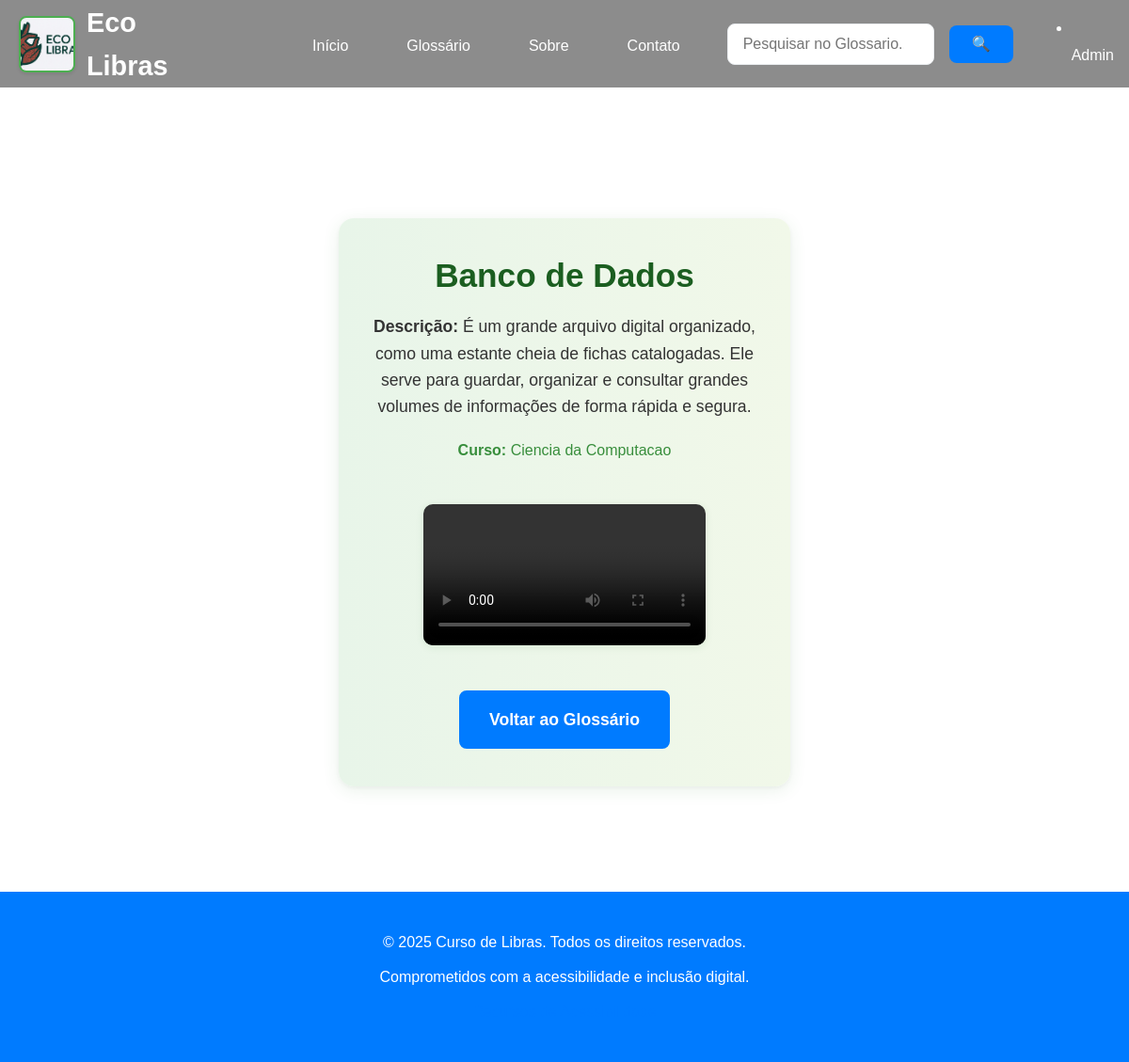
/vizualizacaoTermo/3, run on the app's committed database.
### APP/models.py (models this page shows)
class Termo(db.Model):
    __tablename__ = 'termo'
    id = db.Column(db.Integer, primary_key=True)
    nome_termo = db.Column(db.String(120), nullable=False)
    descricao = db.Column(db.Text, nullable=False)
    video = db.Column(db.String(255))
    curso_id = db.Column(db.Integer, db.ForeignKey('curso.id'), nullable=True)
    curso = db.relationship('Curso', back_populates='termos')

class Curso(db.Model):
    __tablename__ = 'curso'
    id = db.Column(db.Integer, primary_key=True)
    nome = db.Column(db.String(120), unique=True, nullable=False)
    termos = db.relationship('Termo', back_populates='curso', cascade='all, delete-orphan')

### APP/routes.py (the view)
@rotas_principal.route('/vizualizacaoTermo/<int:termo_id>')
def visualizar_termo(termo_id):
    termo = Termo.query.get(termo_id)
    if not termo:
        flash('Termo não encontrado.', 'warning')
        return redirect(url_for('principal.pagina_glossario'))
    curso_nome = termo.curso.nome if getattr(termo, 'curso', None) else None
    termo_dict = {
        'id': termo.id,
        'termo': termo.nome_termo,
        'descricao': termo.descricao,
        'video': termo.video,
        'curso_nome': curso_nome
    }
    return render_template('vizualizacaoTermo.html', termo=termo_dict)

### APP/templates/vizualizacaoTermo.html (shortened to what this page needs)
<!DOCTYPE html>
<html lang="pt-br">
<head>
    <link rel="stylesheet" href="{{ url_for('static', filename='css/style.css') }}">
    <link rel="stylesheet" href="{{ url_for('static', filename='css/accessibility.css') }}">
</head>
<body>
    <header role="banner">
        <nav role="navigation" aria-label="Menu principal">
            <div class="logo">
                <img src="{{ url_for('static', filename='images/WhatsApp Image 2025-08-23 at 18.20.33.jpeg') }}" alt="Ícone de acessibilidade" class="logo-icon">
                Eco Libras
            </div>
            <ul>
                <li><a href="{{ url_for('principal.pagina_inicial') }}" aria-label="Ir para início">Início</a></li>
                <li><a href="{{ url_for('principal.pagina_glossario') }}" aria-label="Ir para o glossário">Glossário</a></li>
                <li><a href="#about" aria-label="Ir para sobre nós">Sobre</a></li>
                <li>
                    <button id="open-contact" class="btn btn-contact" aria-label="Abrir menu de contato" type="button">Contato</button>
                </li>
            </ul>
            <form class="search-bar" role="search" aria-label="Pesquisar no site" style="gap:8px;max-width:400px;margin:0 1rem;display:flex;align-items:center;">
                <input type="search" placeholder="Pesquisar no Glossario..." aria-label="Pesquisar" style="background:#fff;color:#222;border:1.5px solid var(--border-color,#ccc);border-radius:8px;font-size:1rem;padding:12px 16px;outline:none;transition:border-color 0.2s;width:220px;max-width:100%;">
                <button type="submit" aria-label="Buscar" style="margin-left:8px;padding:12px 24px;border-radius:8px;background:var(--primary-color,#2e7d32);color:#fff;font-weight:bold;font-size:1rem;border:none;cursor:pointer;transition:background 0.2s;">🔍</button>
            </form>
            <li>
                <button id="open-admin-login" class="btn btn-contact" aria-label="Abrir login administrativo" type="button">Admin</button>
            </li>
        </nav>
    </header>
    <main role="main" id="main-content" style="margin-top:120px;">
        <section class="termo-detalhe-section" style="display:flex;justify-content:center;align-items:center;min-height:60vh;">
            <div class="termo-detalhe-card" style="background:linear-gradient(90deg,#e8f5e9 0%,#f1f8e9 100%);box-shadow:0 4px 18px rgba(46,125,50,0.10),0 1.5px 4px rgba(0,0,0,0.04);border-radius:16px;padding:2.5rem 2rem;max-width:480px;width:100%;margin:2rem auto;display:flex;flex-direction:column;align-items:center;">
                <h1 style="color:#1b5e20;font-size:2.2rem;font-weight:800;margin-bottom:1.2rem;text-align:center;word-break:break-word;">{{ termo.termo }}</h1>
                <p style="font-size:1.1rem;color:#333;margin-bottom:1.2rem;text-align:center;line-height:1.6;"><strong>Descrição:</strong> {{ termo.descricao or 'Sem descrição.' }}</p>
                <p style="font-size:1rem;color:#388e3c;margin-bottom:1.2rem;text-align:center;"><strong>Curso:</strong> {{ termo.curso_nome or 'Não informado' }}</p>
                {% if termo.video %}
                <div style="margin: 1.5rem 0;width:100%;display:flex;justify-content:center;">
                    <video src="/videos/{{ termo.video }}" controls style="max-width:100%;border-radius:10px;box-shadow:0 2px 8px rgba(46,125,50,0.10);"></video>
                </div>
                {% endif %}
                <a href="{{ url_for('principal.pagina_glossario') }}" class="btn" aria-label="Voltar ao glossário" style="margin-top:1.5rem;min-width:180px;">Voltar ao Glossário</a>
            </div>
        </section>
    </main>
    <footer role="contentinfo">
        <div class="footer-content">
            <p>&copy; 2025 Curso de Libras. Todos os direitos reservados.</p>
            <p>Comprometidos com a acessibilidade e inclusão digital.</p>
            <p><a href="{{ url_for('static', filename='acessibilidade.html') }}" aria-label="Saiba mais sobre nossos recursos de acessibilidade">Recursos de Acessibilidade</a></p>
        </div>
    </footer>
</body>
</html>

### APP/static/css/style.css (style rules this page uses)
:root { --primary-color: #007bff; --primary-dark: #0056b3; --secondary-color: #ffffff; --text-color: #333333; --light-gray: #f8f9fa; --border-color: #e9ecef; --shadow: 0 4px 6px rgba(0, 123, 255, 0.1); }
* { margin: 0; padding: 0; box-sizing: border-box; }
body { font-family: 'Arial', sans-serif; line-height: 1.6; color: var(--text-color); background: var(--secondary-color); }
a { text-decoration: none; color: var(--primary-color); transition: color 0.3s ease; }
ul { list-style: none; }
img { max-width: 100%; height: auto; }
header { background: transparent; color: var(--secondary-color); padding: 0.04rem 0; position: fixed; width: 100%; top: 0; left: 0; z-index: 1000; box-shadow: none; transition: background 0.3s; }
header nav { display: flex; flex-direction: row; align-items: center; justify-content: space-between; padding-left: 20px; gap: 16px; width: 100%; position: relative; background: transparent; box-shadow: none; }
header::before { content: ""; position: absolute; inset: 0; background: rgba(0, 0, 0, 0.45); z-index: 0; pointer-events: none; }
header nav ul { display: flex; flex-direction: row; align-items: center; justify-content: center; flex: 1 1 auto; margin: 0 0 0 100px; padding: 0; }
nav .logo { margin-right: 2rem; display: flex; align-items: center; font-size: 1.8rem; font-weight: bold; color: var(--secondary-color); }
.logo { display: flex; align-items: center; font-size: 1.8rem; font-weight: bold; color: var(--secondary-color); }
.logo-icon { width: 60px; height: 60px; margin-right: 12px; border-radius: 8px; border: 2px solid #4CAF50; box-shadow: 0 2px 4px rgba(0, 0, 0, 0.1); object-fit: cover; }
header nav ul { display: flex; flex-direction: row; margin-top: 4px; margin-bottom: 0; align-items: center; }
header nav ul li { margin-left: 30px; }
header nav ul li a { color: var(--secondary-color); font-weight: 500; padding: 8px 16px; border-radius: 4px; transition: all 0.3s ease; }
.search-bar { display: flex; align-items: center; margin-left: 2rem; margin-right: 2rem; background: transparent; border-radius: 8px; box-shadow: none; height: 44px; flex: 0 0 320px; max-width: 400px; min-width: 200px; border: 2px solid transparent; transition: box-shadow 0.2s, border-color 0.2s, background 0.2s; }
.search-bar input[type="search"], .search-bar input[type="text"], .search-bar input[type="email"], .search-bar input[type="password"] { background: #fff !important; color: #222 !important; border: 1.5px solid var(--border-color, #ccc); border-radius: 8px; font-size: 1rem; padding: 12px 16px; outline: none; transition: border-color 0.2s; }
.search-bar button { border: 2px solid transparent; background: transparent; color: var(--secondary-color); padding: 0 20px; height: 100%; border-radius: 0 8px 8px 0; cursor: pointer; font-size: 1.1rem; font-weight: 600; transition: background 0.2s, color 0.2s, border-color 0.2s; display: flex; align-items: center; }
main { padding-top: 0px; }
section { padding: 80px 20px; max-width: 1200px; margin: 0 auto; }
h1 { font-size: 3rem; color: var(--primary-color); margin-bottom: 20px; line-height: 1.2; }
p { font-size: 1.1rem; margin-bottom: 20px; line-height: 1.7; }
.btn { display: inline-block; background: var(--primary-color); color: var(--secondary-color); padding: 15px 30px; border-radius: 8px; font-weight: 600; font-size: 1.1rem; transition: all 0.3s ease; border: 2px solid var(--primary-color); cursor: pointer; }
.btn-contact { display: inline-block; background: transparent; color: var(--secondary-color); padding: 8px 16px; border-radius: 4px; font-weight: 500; font-size: 1rem; border: none; cursor: pointer; transition: all 0.3s ease; text-align: center; text-decoration: none; }
footer { background: var(--primary-color); color: var(--secondary-color); text-align: center; padding: 40px 20px; }
.footer-content p { margin-bottom: 10px; font-size: 1rem; }
.footer-content p:last-child { margin-bottom: 0; opacity: 0.8; }

### data on the page
Termo: termo "Banco de Dados", descricao "É um grande arquivo digital organizado, como uma estante cheia de fichas catalogadas. Ele serve para guardar, organizar e consultar grandes volumes de informações de forma rápida e segura."
Curso: nome "Ciencia da Computacao"
